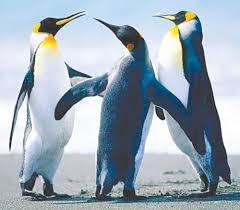
%> input picture images/birds.png, 240 x 210 px
$ octave Convert_monocrome.m   (GNU Octave 9; MATLAB toolbox functions it lacks are replaced by stand-ins)
%> lines starting %> are read from the running program, lines starting %| are printed output that depends on the picture; in (x1, y1, x2, y2) boxes, pixels count from 0 and x2, y2 are one past the last pixel; in counts of white or black regions, pixels touching at a corner belong together; the program's own positions count from 1
clc;clear;close all;
image = imread('images/birds.png');
%> image is the input picture: size 210x240x3 uint8; mean R, G, B 157.4, 171.6, 183.2

gray = .3*image(:,:,1) + .59*image(:,:,2) + .11*image(:,:,3);
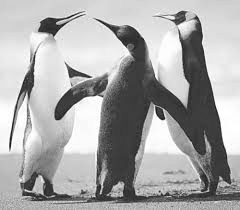
%> gray: size 210x240 uint8; min 10, max 255, mean 168.7
[m,n] = size(gray);
%> m = 210; n = 240
mono = zeros(1,256);

for i = 1:m
    for j = 1:n
      if gray(i,j)>127
          mono(i,j) = 255;
      end
    end
end
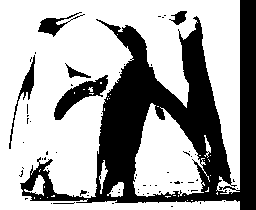
%> mono: size 210x256 double; 65.9% white; 66 black regions (58 under 20 px), largest, box (x1, y1, x2, y2) and area: (20, 0, 256, 210) 16304, (54, 75, 108, 120) 852, (9, 55, 35, 149) 378
disp(mono)
subplot(1,2,1)
imshow(image)
title('original image')
subplot(1,2,2)
imshow(mono)
title('Gray image')

$ run again, with images/pappers.png copied over images/birds.png
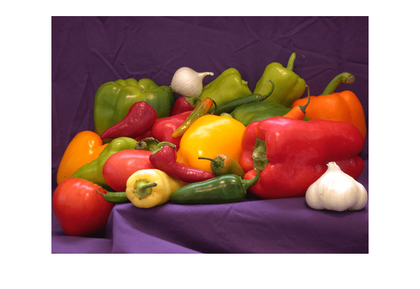
%> input picture images/pappers.png, 420 x 289 px, shrunk from 678 x 467 before the run
%> image is the input picture: size 289x420x3 uint8; mean R, G, B 171.6, 137.7, 132.4
%> `gray = .3*image(:,:,1) + .59*image(:,:,2) + .11*image(:,:,3);`:
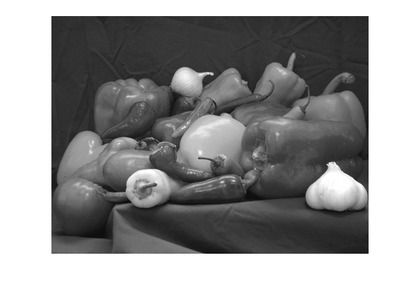
%> gray: size 289x420 uint8; min 7, max 255, mean 147.3
%> after the loop `for i = 1:m`:
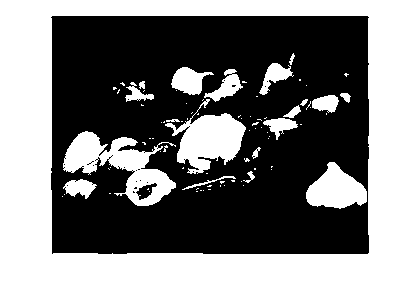
%> mono: size 289x420 double; 47.9% white; 85 white regions (65 under 20 px), largest, box (x1, y1, x2, y2) and area: (0, 0, 420, 289) 46201, (63, 131, 176, 206) 3489, (165, 99, 246, 174) 2896
